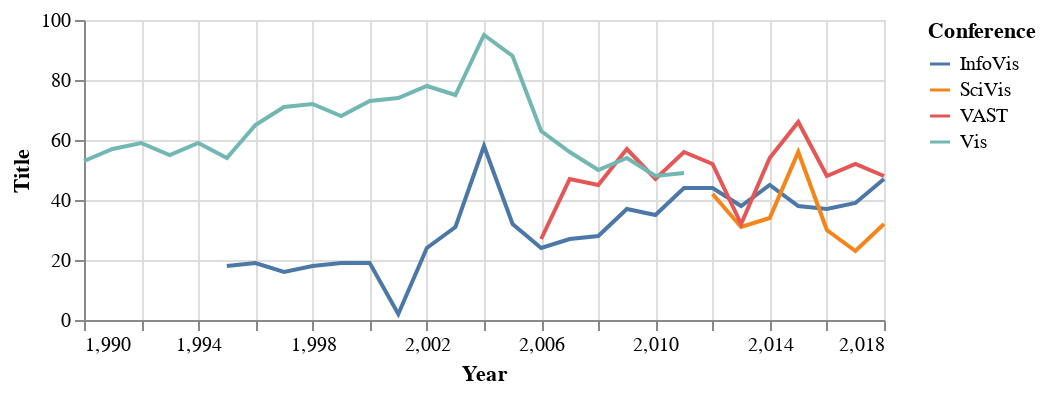

Write notebook code for a chart like this one.
### Markdown cell above
### How many abstracts were presented by different tracks each year?

### Code cell
to_plot3 = df.groupby(['Conference', 'Year']).count().reset_index()
alt.Chart(to_plot3,height=150).mark_line().encode(
    x = "Year:Q",
    y = "Title:Q",
    color = 'Conference:N'
)

### Figure 1 — Vega-Lite specification as saved in the notebook (floating-point values rounded to 4 significant figures)
{"config": {"view": {"continuousWidth": 400, "continuousHeight": 300}}, "data": {"name": "data-5d2aed509666db46f88ee9dbe22ec8d6"}, "mark": "line", "encoding": {"color": {"type": "nominal", "field": "Conference"}, "x": {"type": "quantitative", "field": "Year"}, "y": {"type": "quantitative", "field": "Title"}}, "height": 150, "$schema": "https://vega.github.io/schema/vega-lite/v4.8.1.json", "datasets": {"data-5d2aed509666db46f88ee9dbe22ec8d6": [{"Conference": "InfoVis", "Year": 1995, "Title": 18, "DOI": 18, "Link": 18, "FirstPage": 18, "LastPage": 18, "PaperType": 18, "Abstract": 18, "AuthorNames-Deduped": 18, "AuthorNames": 18, "AuthorAffiliation": 18, "InternalReferences": 9, "AuthorKeywords": 2, "AminerCitationCount_02-2020": 15, "XploreCitationCount - 2020-01": 18, "PubsCited": 18, "Award": 1}, {"Conference": "InfoVis", "Year": 1996, "Title": 19, "DOI": 19, "Link": 19, "FirstPage": 19, "LastPage": 19, "PaperType": 19, "Abstract": 19, "AuthorNames-Deduped": 19, "AuthorNames": 19, "AuthorAffiliation": 19, "InternalReferences": 7, "AuthorKeywords": 4, "AminerCitationCount_02-2020": 18, "XploreCitationCount - 2020-01": 19, "PubsCited": 19, "Award": 1}, {"Conference": "InfoVis", "Year": 1997, "Title": 16, "DOI": 16, "Link": 16, "FirstPage": 16, "LastPage": 16, "PaperType": 16, "Abstract": 16, "AuthorNames-Deduped": 16, "AuthorNames": 16, "AuthorAffiliation": 16, "InternalReferences": 14, "AuthorKeywords": 7, "AminerCitationCount_02-2020": 15, "XploreCitationCount - 2020-01": 16, "PubsCited": 16, "Award": 1}, {"Conference": "InfoVis", "Year": 1998, "Title": 18, "DOI": 18, "Link": 18, "FirstPage": 18, "LastPage": 18, "PaperType": 18, "Abstract": 18, "AuthorNames-Deduped": 18, "AuthorNames": 18, "AuthorAffiliation": 18, "InternalReferences": 14, "AuthorKeywords": 8, "AminerCitationCount_02-2020": 16, "XploreCitationCount - 2020-01": 18, "PubsCited": 18, "Award": 1}, {"Conference": "InfoVis", "Year": 1999, "Title": 19, "DOI": 19, "Link": 19, "FirstPage": 19, "LastPage": 19, "PaperType": 19, "Abstract": 19, "AuthorNames-Deduped": 19, "AuthorNames": 19, "AuthorAffiliation": 19, "InternalReferences": 13, "AuthorKeywords": 12, "AminerCitationCount_02-2020": 19, "XploreCitationCount - 2020-01": 19, "PubsCited": 19, "Award": 1}, {"Conference": "InfoVis", "Year": 2000, "Title": 19, "DOI": 19, "Link": 19, "FirstPage": 19, "LastPage": 19, "PaperType": 19, "Abstract": 19, "AuthorNames-Deduped": 19, "AuthorNames": 19, "AuthorAffiliation": 18, "InternalReferences": 15, "AuthorKeywords": 5, "AminerCitationCount_02-2020": 19, "XploreCitationCount - 2020-01": 19, "PubsCited": 19, "Award": 0}, {"Conference": "InfoVis", "Year": 2001, "Title": 2, "DOI": 2, "Link": 2, "FirstPage": 2, "LastPage": 2, "PaperType": 2, "Abstract": 2, "AuthorNames-Deduped": 2, "AuthorNames": 2, "AuthorAffiliation": 2, "InternalReferences": 1, "AuthorKeywords": 0, "AminerCitationCount_02-2020": 2, "XploreCitationCount - 2020-01": 2, "PubsCited": 2, "Award": 0}, {"Conference": "InfoVis", "Year": 2002, "Title": 24, "DOI": 24, "Link": 24, "FirstPage": 24, "LastPage": 24, "PaperType": 24, "Abstract": 24, "AuthorNames-Deduped": 24, "AuthorNames": 24, "AuthorAffiliation": 23, "InternalReferences": 21, "AuthorKeywords": 6, "AminerCitationCount_02-2020": 24, "XploreCitationCount - 2020-01": 24, "PubsCited": 24, "Award": 1}, {"Conference": "InfoVis", "Year": 2003, "Title": 31, "DOI": 31, "Link": 31, "FirstPage": 30, "LastPage": 29, "PaperType": 31, "Abstract": 31, "AuthorNames-Deduped": 31, "AuthorNames": 30, "AuthorAffiliation": 29, "InternalReferences": 24, "AuthorKeywords": 29, "AminerCitationCount_02-2020": 26, "XploreCitationCount - 2020-01": 31, "PubsCited": 31, "Award": 1}, {"Conference": "InfoVis", "Year": 2004, "Title": 58, "DOI": 58, "Link": 58, "FirstPage": 58, "LastPage": 58, "PaperType": 58, "Abstract": 58, "AuthorNames-Deduped": 58, "AuthorNames": 58, "AuthorAffiliation": 58, "InternalReferences": 25, "AuthorKeywords": 27, "AminerCitationCount_02-2020": 54, "XploreCitationCount - 2020-01": 58, "PubsCited": 58, "Award": 1}, {"Conference": "InfoVis", "Year": 2005, "Title": 32, "DOI": 32, "Link": 32, "FirstPage": 32, "LastPage": 32, "PaperType": 32, "Abstract": 32, "AuthorNames-Deduped": 32, "AuthorNames": 32, "AuthorAffiliation": 27, "InternalReferences": 24, "AuthorKeywords": 30, "AminerCitationCount_02-2020": 31, "XploreCitationCount - 2020-01": 32, "PubsCited": 32, "Award": 1}, {"Conference": "InfoVis", "Year": 2006, "Title": 24, "DOI": 24, "Link": 24, "FirstPage": 24, "LastPage": 24, "PaperType": 24, "Abstract": 24, "AuthorNames-Deduped": 24, "AuthorNames": 24, "AuthorAffiliation": 16, "InternalReferences": 20, "AuthorKeywords": 24, "AminerCitationCount_02-2020": 24, "XploreCitationCount - 2020-01": 24, "PubsCited": 24, "Award": 1}, {"Conference": "InfoVis", "Year": 2007, "Title": 27, "DOI": 27, "Link": 27, "FirstPage": 27, "LastPage": 27, "PaperType": 27, "Abstract": 27, "AuthorNames-Deduped": 27, "AuthorNames": 27, "AuthorAffiliation": 17, "InternalReferences": 26, "AuthorKeywords": 27, "AminerCitationCount_02-2020": 27, "XploreCitationCount - 2020-01": 27, "PubsCited": 27, "Award": 2}, {"Conference": "InfoVis", "Year": 2008, "Title": 28, "DOI": 28, "Link": 28, "FirstPage": 28, "LastPage": 28, "PaperType": 28, "Abstract": 28, "AuthorNames-Deduped": 28, "AuthorNames": 28, "AuthorAffiliation": 27, "InternalReferences": 27, "AuthorKeywords": 28, "AminerCitationCount_02-2020": 28, "XploreCitationCount - 2020-01": 28, "PubsCited": 28, "Award": 5}, {"Conference": "InfoVis", "Year": 2009, "Title": 37, "DOI": 37, "Link": 37, "FirstPage": 37, "LastPage": 37, "PaperType": 37, "Abstract": 37, "AuthorNames-Deduped": 37, "AuthorNames": 37, "AuthorAffiliation": 35, "InternalReferences": 34, "AuthorKeywords": 37, "AminerCitationCount_02-2020": 36, "XploreCitationCount - 2020-01": 37, "PubsCited": 37, "Award": 7}, {"Conference": "InfoVis", "Year": 2010, "Title": 35, "DOI": 35, "Link": 35, "FirstPage": 35, "LastPage": 35, "PaperType": 35, "Abstract": 35, "AuthorNames-Deduped": 35, "AuthorNames": 35, "AuthorAffiliation": 26, "InternalReferences": 34, "AuthorKeywords": 34, "AminerCitationCount_02-2020": 34, "XploreCitationCount - 2020-01": 35, "PubsCited": 35, "Award": 6}, {"Conference": "InfoVis", "Year": 2011, "Title": 44, "DOI": 44, "Link": 44, "FirstPage": 44, "LastPage": 44, "PaperType": 44, "Abstract": 44, "AuthorNames-Deduped": 44, "AuthorNames": 44, "AuthorAffiliation": 43, "InternalReferences": 44, "AuthorKeywords": 44, "AminerCitationCount_02-2020": 44, "XploreCitationCount - 2020-01": 44, "PubsCited": 44, "Award": 3}, {"Conference": "InfoVis", "Year": 2012, "Title": 44, "DOI": 44, "Link": 44, "FirstPage": 44, "LastPage": 44, "PaperType": 44, "Abstract": 44, "AuthorNames-Deduped": 44, "AuthorNames": 44, "AuthorAffiliation": 44, "InternalReferences": 44, "AuthorKeywords": 44, "AminerCitationCount_02-2020": 44, "XploreCitationCount - 2020-01": 44, "PubsCited": 44, "Award": 4}, {"Conference": "InfoVis", "Year": 2013, "Title": 38, "DOI": 38, "Link": 38, "FirstPage": 38, "LastPage": 38, "PaperType": 38, "Abstract": 38, "AuthorNames-Deduped": 38, "AuthorNames": 38, "AuthorAffiliation": 38, "InternalReferences": 38, "AuthorKeywords": 38, "AminerCitationCount_02-2020": 38, "XploreCitationCount - 2020-01": 38, "PubsCited": 38, "Award": 3}, {"Conference": "InfoVis", "Year": 2014, "Title": 45, "DOI": 45, "Link": 45, "FirstPage": 45, "LastPage": 45, "PaperType": 45, "Abstract": 45, "AuthorNames-Deduped": 45, "AuthorNames": 45, "AuthorAffiliation": 45, "InternalReferences": 44, "AuthorKeywords": 45, "AminerCitationCount_02-2020": 45, "XploreCitationCount - 2020-01": 45, "PubsCited": 45, "Award": 4}, {"Conference": "InfoVis", "Year": 2015, "Title": 38, "DOI": 38, "Link": 38, "FirstPage": 38, "LastPage": 38, "PaperType": 38, "Abstract": 38, "AuthorNames-Deduped": 38, "AuthorNames": 38, "AuthorAffiliation": 38, "InternalReferences": 37, "AuthorKeywords": 38, "AminerCitationCount_02-2020": 37, "XploreCitationCount - 2020-01": 38, "PubsCited": 38, "Award": 2}, {"Conference": "InfoVis", "Year": 2016, "Title": 37, "DOI": 37, "Link": 37, "FirstPage": 37, "LastPage": 37, "PaperType": 37, "Abstract": 37, "AuthorNames-Deduped": 37, "AuthorNames": 37, "AuthorAffiliation": 37, "InternalReferences": 37, "AuthorKeywords": 37, "AminerCitationCount_02-2020": 37, "XploreCitationCount - 2020-01": 37, "PubsCited": 37, "Award": 4}, {"Conference": "InfoVis", "Year": 2017, "Title": 39, "DOI": 39, "Link": 39, "FirstPage": 39, "LastPage": 39, "PaperType": 39, "Abstract": 39, "AuthorNames-Deduped": 39, "AuthorNames": 39, "AuthorAffiliation": 39, "InternalReferences": 39, "AuthorKeywords": 39, "AminerCitationCount_02-2020": 38, "XploreCitationCount - 2020-01": 39, "PubsCited": 39, "Award": 3}, {"Conference": "InfoVis", "Year": 2018, "Title": 47, "DOI": 47, "Link": 47, "FirstPage": 47, "LastPage": 47, "PaperType": 47, "Abstract": 47, "AuthorNames-Deduped": 47, "AuthorNames": 47, "AuthorAffiliation": 47, "InternalReferences": 47, "AuthorKeywords": 47, "AminerCitationCount_02-2020": 41, "XploreCitationCount - 2020-01": 47, "PubsCited": 47, "Award": 4}, {"Conference": "SciVis", "Year": 2012, "Title": 42, "DOI": 42, "Link": 42, "FirstPage": 42, "LastPage": 42, "PaperType": 42, "Abstract": 42, "AuthorNames-Deduped": 42, "AuthorNames": 42, "AuthorAffiliation": 42, "InternalReferences": 40, "AuthorKeywords": 42, "AminerCitationCount_02-2020": 41, "XploreCitationCount - 2020-01": 42, "PubsCited": 42, "Award": 3}, {"Conference": "SciVis", "Year": 2013, "Title": 31, "DOI": 31, "Link": 31, "FirstPage": 31, "LastPage": 31, "PaperType": 31, "Abstract": 31, "AuthorNames-Deduped": 31, "AuthorNames": 31, "AuthorAffiliation": 31, "InternalReferences": 31, "AuthorKeywords": 31, "AminerCitationCount_02-2020": 31, "XploreCitationCount - 2020-01": 31, "PubsCited": 31, "Award": 4}, {"Conference": "SciVis", "Year": 2014, "Title": 34, "DOI": 34, "Link": 34, "FirstPage": 34, "LastPage": 34, "PaperType": 34, "Abstract": 34, "AuthorNames-Deduped": 34, "AuthorNames": 34, "AuthorAffiliation": 34, "InternalReferences": 32, "AuthorKeywords": 34, "AminerCitationCount_02-2020": 33, "XploreCitationCount - 2020-01": 34, "PubsCited": 34, "Award": 3}, {"Conference": "SciVis", "Year": 2015, "Title": 56, "DOI": 56, "Link": 56, "FirstPage": 56, "LastPage": 56, "PaperType": 56, "Abstract": 56, "AuthorNames-Deduped": 56, "AuthorNames": 56, "AuthorAffiliation": 54, "InternalReferences": 41, "AuthorKeywords": 41, "AminerCitationCount_02-2020": 56, "XploreCitationCount - 2020-01": 56, "PubsCited": 56, "Award": 2}, {"Conference": "SciVis", "Year": 2016, "Title": 30, "DOI": 30, "Link": 30, "FirstPage": 30, "LastPage": 30, "PaperType": 30, "Abstract": 30, "AuthorNames-Deduped": 30, "AuthorNames": 30, "AuthorAffiliation": 30, "InternalReferences": 30, "AuthorKeywords": 29, "AminerCitationCount_02-2020": 29, "XploreCitationCount - 2020-01": 30, "PubsCited": 30, "Award": 3}, {"Conference": "SciVis", "Year": 2017, "Title": 23, "DOI": 23, "Link": 23, "FirstPage": 23, "LastPage": 23, "PaperType": 23, "Abstract": 23, "AuthorNames-Deduped": 23, "AuthorNames": 23, "AuthorAffiliation": 23, "InternalReferences": 21, "AuthorKeywords": 23, "AminerCitationCount_02-2020": 23, "XploreCitationCount - 2020-01": 23, "PubsCited": 23, "Award": 3}, {"Conference": "SciVis", "Year": 2018, "Title": 32, "DOI": 32, "Link": 32, "FirstPage": 32, "LastPage": 32, "PaperType": 32, "Abstract": 32, "AuthorNames-Deduped": 32, "AuthorNames": 32, "AuthorAffiliation": 32, "InternalReferences": 30, "AuthorKeywords": 32, "AminerCitationCount_02-2020": 23, "XploreCitationCount - 2020-01": 32, "PubsCited": 32, "Award": 3}, {"Conference": "VAST", "Year": 2006, "Title": 27, "DOI": 27, "Link": 27, "FirstPage": 27, "LastPage": 27, "PaperType": 27, "Abstract": 27, "AuthorNames-Deduped": 27, "AuthorNames": 27, "AuthorAffiliation": 27, "InternalReferences": 20, "AuthorKeywords": 26, "AminerCitationCount_02-2020": 27, "XploreCitationCount - 2020-01": 27, "PubsCited": 27, "Award": 1}, {"Conference": "VAST", "Year": 2007, "Title": 47, "DOI": 47, "Link": 47, "FirstPage": 47, "LastPage": 47, "PaperType": 47, "Abstract": 47, "AuthorNames-Deduped": 47, "AuthorNames": 47, "AuthorAffiliation": 47, "InternalReferences": 18, "AuthorKeywords": 23, "AminerCitationCount_02-2020": 46, "XploreCitationCount - 2020-01": 47, "PubsCited": 47, "Award": 1}, {"Conference": "VAST", "Year": 2008, "Title": 45, "DOI": 45, "Link": 45, "FirstPage": 31, "LastPage": 31, "PaperType": 45, "Abstract": 45, "AuthorNames-Deduped": 45, "AuthorNames": 45, "AuthorAffiliation": 45, "InternalReferences": 18, "AuthorKeywords": 12, "AminerCitationCount_02-2020": 45, "XploreCitationCount - 2020-01": 45, "PubsCited": 45, "Award": 1}, {"Conference": "VAST", "Year": 2009, "Title": 57, "DOI": 57, "Link": 57, "FirstPage": 40, "LastPage": 40, "PaperType": 57, "Abstract": 57, "AuthorNames-Deduped": 57, "AuthorNames": 57, "AuthorAffiliation": 57, "InternalReferences": 24, "AuthorKeywords": 19, "AminerCitationCount_02-2020": 57, "XploreCitationCount - 2020-01": 57, "PubsCited": 57, "Award": 2}, {"Conference": "VAST", "Year": 2010, "Title": 47, "DOI": 47, "Link": 47, "FirstPage": 47, "LastPage": 47, "PaperType": 47, "Abstract": 47, "AuthorNames-Deduped": 47, "AuthorNames": 47, "AuthorAffiliation": 47, "InternalReferences": 22, "AuthorKeywords": 25, "AminerCitationCount_02-2020": 47, "XploreCitationCount - 2020-01": 47, "PubsCited": 47, "Award": 3}, {"Conference": "VAST", "Year": 2011, "Title": 56, "DOI": 56, "Link": 56, "FirstPage": 56, "LastPage": 56, "PaperType": 56, "Abstract": 56, "AuthorNames-Deduped": 56, "AuthorNames": 56, "AuthorAffiliation": 55, "InternalReferences": 25, "AuthorKeywords": 15, "AminerCitationCount_02-2020": 56, "XploreCitationCount - 2020-01": 56, "PubsCited": 56, "Award": 4}, {"Conference": "VAST", "Year": 2012, "Title": 52, "DOI": 52, "Link": 52, "FirstPage": 52, "LastPage": 52, "PaperType": 52, "Abstract": 52, "AuthorNames-Deduped": 52, "AuthorNames": 52, "AuthorAffiliation": 51, "InternalReferences": 29, "AuthorKeywords": 18, "AminerCitationCount_02-2020": 52, "XploreCitationCount - 2020-01": 52, "PubsCited": 52, "Award": 3}, {"Conference": "VAST", "Year": 2013, "Title": 32, "DOI": 32, "Link": 32, "FirstPage": 32, "LastPage": 32, "PaperType": 32, "Abstract": 32, "AuthorNames-Deduped": 32, "AuthorNames": 32, "AuthorAffiliation": 32, "InternalReferences": 32, "AuthorKeywords": 32, "AminerCitationCount_02-2020": 32, "XploreCitationCount - 2020-01": 32, "PubsCited": 32, "Award": 3}, {"Conference": "VAST", "Year": 2014, "Title": 54, "DOI": 54, "Link": 54, "FirstPage": 54, "LastPage": 54, "PaperType": 54, "Abstract": 54, "AuthorNames-Deduped": 54, "AuthorNames": 54, "AuthorAffiliation": 54, "InternalReferences": 54, "AuthorKeywords": 53, "AminerCitationCount_02-2020": 54, "XploreCitationCount - 2020-01": 54, "PubsCited": 54, "Award": 3}, {"Conference": "VAST", "Year": 2015, "Title": 66, "DOI": 66, "Link": 66, "FirstPage": 66, "LastPage": 66, "PaperType": 66, "Abstract": 66, "AuthorNames-Deduped": 66, "AuthorNames": 66, "AuthorAffiliation": 66, "InternalReferences": 47, "AuthorKeywords": 42, "AminerCitationCount_02-2020": 66, "XploreCitationCount - 2020-01": 66, "PubsCited": 66, "Award": 3}, {"Conference": "VAST", "Year": 2016, "Title": 48, "DOI": 48, "Link": 48, "FirstPage": 48, "LastPage": 48, "PaperType": 48, "Abstract": 48, "AuthorNames-Deduped": 48, "AuthorNames": 48, "AuthorAffiliation": 47, "InternalReferences": 47, "AuthorKeywords": 33, "AminerCitationCount_02-2020": 48, "XploreCitationCount - 2020-01": 48, "PubsCited": 48, "Award": 3}, {"Conference": "VAST", "Year": 2017, "Title": 52, "DOI": 52, "Link": 52, "FirstPage": 52, "LastPage": 52, "PaperType": 52, "Abstract": 52, "AuthorNames-Deduped": 52, "AuthorNames": 52, "AuthorAffiliation": 51, "InternalReferences": 52, "AuthorKeywords": 50, "AminerCitationCount_02-2020": 40, "XploreCitationCount - 2020-01": 52, "PubsCited": 52, "Award": 3}, {"Conference": "VAST", "Year": 2018, "Title": 48, "DOI": 48, "Link": 48, "FirstPage": 48, "LastPage": 48, "PaperType": 48, "Abstract": 48, "AuthorNames-Deduped": 48, "AuthorNames": 48, "AuthorAffiliation": 48, "InternalReferences": 48, "AuthorKeywords": 48, "AminerCitationCount_02-2020": 32, "XploreCitationCount - 2020-01": 47, "PubsCited": 48, "Award": 4}, {"Conference": "Vis", "Year": 1990, "Title": 53, "DOI": 53, "Link": 53, "FirstPage": 53, "LastPage": 52, "PaperType": 53, "Abstract": 53, "AuthorNames-Deduped": 53, "AuthorNames": 53, "AuthorAffiliation": 52, "InternalReferences": 1, "AuthorKeywords": 0, "AminerCitationCount_02-2020": 52, "XploreCitationCount - 2020-01": 53, "PubsCited": 53, "Award": 1}, {"Conference": "Vis", "Year": 1991, "Title": 57, "DOI": 57, "Link": 57, "FirstPage": 57, "LastPage": 56, "PaperType": 57, "Abstract": 57, "AuthorNames-Deduped": 57, "AuthorNames": 57, "AuthorAffiliation": 50, "InternalReferences": 9, "AuthorKeywords": 1, "AminerCitationCount_02-2020": 49, "XploreCitationCount - 2020-01": 57, "PubsCited": 57, "Award": 1}, {"Conference": "Vis", "Year": 1992, "Title": 59, "DOI": 59, "Link": 59, "FirstPage": 59, "LastPage": 59, "PaperType": 59, "Abstract": 59, "AuthorNames-Deduped": 59, "AuthorNames": 59, "AuthorAffiliation": 53, "InternalReferences": 28, "AuthorKeywords": 3, "AminerCitationCount_02-2020": 50, "XploreCitationCount - 2020-01": 59, "PubsCited": 59, "Award": 1}, {"Conference": "Vis", "Year": 1993, "Title": 55, "DOI": 55, "Link": 55, "FirstPage": 55, "LastPage": 55, "PaperType": 55, "Abstract": 55, "AuthorNames-Deduped": 55, "AuthorNames": 55, "AuthorAffiliation": 55, "InternalReferences": 29, "AuthorKeywords": 3, "AminerCitationCount_02-2020": 48, "XploreCitationCount - 2020-01": 55, "PubsCited": 55, "Award": 3}, {"Conference": "Vis", "Year": 1994, "Title": 59, "DOI": 59, "Link": 59, "FirstPage": 59, "LastPage": 59, "PaperType": 59, "Abstract": 59, "AuthorNames-Deduped": 59, "AuthorNames": 59, "AuthorAffiliation": 59, "InternalReferences": 33, "AuthorKeywords": 2, "AminerCitationCount_02-2020": 57, "XploreCitationCount - 2020-01": 59, "PubsCited": 59, "Award": 4}, {"Conference": "Vis", "Year": 1995, "Title": 54, "DOI": 54, "Link": 54, "FirstPage": 54, "LastPage": 54, "PaperType": 54, "Abstract": 54, "AuthorNames-Deduped": 54, "AuthorNames": 54, "AuthorAffiliation": 54, "InternalReferences": 33, "AuthorKeywords": 7, "AminerCitationCount_02-2020": 53, "XploreCitationCount - 2020-01": 54, "PubsCited": 54, "Award": 0}, {"Conference": "Vis", "Year": 1996, "Title": 65, "DOI": 65, "Link": 65, "FirstPage": 65, "LastPage": 65, "PaperType": 65, "Abstract": 65, "AuthorNames-Deduped": 65, "AuthorNames": 65, "AuthorAffiliation": 64, "InternalReferences": 43, "AuthorKeywords": 17, "AminerCitationCount_02-2020": 65, "XploreCitationCount - 2020-01": 65, "PubsCited": 65, "Award": 2}, {"Conference": "Vis", "Year": 1997, "Title": 71, "DOI": 72, "Link": 72, "FirstPage": 72, "LastPage": 72, "PaperType": 72, "Abstract": 72, "AuthorNames-Deduped": 72, "AuthorNames": 72, "AuthorAffiliation": 70, "InternalReferences": 52, "AuthorKeywords": 34, "AminerCitationCount_02-2020": 71, "XploreCitationCount - 2020-01": 72, "PubsCited": 72, "Award": 2}, {"Conference": "Vis", "Year": 1998, "Title": 72, "DOI": 72, "Link": 72, "FirstPage": 72, "LastPage": 72, "PaperType": 72, "Abstract": 72, "AuthorNames-Deduped": 72, "AuthorNames": 72, "AuthorAffiliation": 71, "InternalReferences": 54, "AuthorKeywords": 36, "AminerCitationCount_02-2020": 72, "XploreCitationCount - 2020-01": 72, "PubsCited": 72, "Award": 2}, {"Conference": "Vis", "Year": 1999, "Title": 68, "DOI": 68, "Link": 68, "FirstPage": 68, "LastPage": 66, "PaperType": 68, "Abstract": 68, "AuthorNames-Deduped": 68, "AuthorNames": 68, "AuthorAffiliation": 66, "InternalReferences": 55, "AuthorKeywords": 32, "AminerCitationCount_02-2020": 68, "XploreCitationCount - 2020-01": 68, "PubsCited": 68, "Award": 0}, {"Conference": "Vis", "Year": 2000, "Title": 73, "DOI": 73, "Link": 73, "FirstPage": 73, "LastPage": 73, "PaperType": 73, "Abstract": 73, "AuthorNames-Deduped": 73, "AuthorNames": 73, "AuthorAffiliation": 71, "InternalReferences": 62, "AuthorKeywords": 61, "AminerCitationCount_02-2020": 72, "XploreCitationCount - 2020-01": 73, "PubsCited": 73, "Award": 0}, {"Conference": "Vis", "Year": 2001, "Title": 74, "DOI": 74, "Link": 74, "FirstPage": 74, "LastPage": 74, "PaperType": 74, "Abstract": 74, "AuthorNames-Deduped": 74, "AuthorNames": 74, "AuthorAffiliation": 71, "InternalReferences": 58, "AuthorKeywords": 63, "AminerCitationCount_02-2020": 72, "XploreCitationCount - 2020-01": 74, "PubsCited": 74, "Award": 1}, {"Conference": "Vis", "Year": 2002, "Title": 78, "DOI": 78, "Link": 78, "FirstPage": 78, "LastPage": 78, "PaperType": 78, "Abstract": 78, "AuthorNames-Deduped": 78, "AuthorNames": 78, "AuthorAffiliation": 76, "InternalReferences": 64, "AuthorKeywords": 77, "AminerCitationCount_02-2020": 76, "XploreCitationCount - 2020-01": 78, "PubsCited": 78, "Award": 2}, {"Conference": "Vis", "Year": 2003, "Title": 75, "DOI": 75, "Link": 75, "FirstPage": 74, "LastPage": 74, "PaperType": 75, "Abstract": 75, "AuthorNames-Deduped": 75, "AuthorNames": 74, "AuthorAffiliation": 74, "InternalReferences": 64, "AuthorKeywords": 73, "AminerCitationCount_02-2020": 67, "XploreCitationCount - 2020-01": 75, "PubsCited": 75, "Award": 1}, {"Conference": "Vis", "Year": 2004, "Title": 95, "DOI": 95, "Link": 95, "FirstPage": 95, "LastPage": 93, "PaperType": 95, "Abstract": 95, "AuthorNames-Deduped": 95, "AuthorNames": 95, "AuthorAffiliation": 89, "InternalReferences": 58, "AuthorKeywords": 70, "AminerCitationCount_02-2020": 95, "XploreCitationCount - 2020-01": 95, "PubsCited": 95, "Award": 3}, {"Conference": "Vis", "Year": 2005, "Title": 88, "DOI": 88, "Link": 88, "FirstPage": 88, "LastPage": 88, "PaperType": 88, "Abstract": 88, "AuthorNames-Deduped": 88, "AuthorNames": 88, "AuthorAffiliation": 81, "InternalReferences": 80, "AuthorKeywords": 84, "AminerCitationCount_02-2020": 88, "XploreCitationCount - 2020-01": 88, "PubsCited": 88, "Award": 0}, {"Conference": "Vis", "Year": 2006, "Title": 63, "DOI": 63, "Link": 63, "FirstPage": 63, "LastPage": 63, "PaperType": 63, "Abstract": 63, "AuthorNames-Deduped": 63, "AuthorNames": 63, "AuthorAffiliation": 46, "InternalReferences": 61, "AuthorKeywords": 62, "AminerCitationCount_02-2020": 63, "XploreCitationCount - 2020-01": 63, "PubsCited": 63, "Award": 0}, {"Conference": "Vis", "Year": 2007, "Title": 56, "DOI": 56, "Link": 56, "FirstPage": 56, "LastPage": 56, "PaperType": 56, "Abstract": 56, "AuthorNames-Deduped": 56, "AuthorNames": 56, "AuthorAffiliation": 51, "InternalReferences": 54, "AuthorKeywords": 56, "AminerCitationCount_02-2020": 56, "XploreCitationCount - 2020-01": 56, "PubsCited": 56, "Award": 2}, {"Conference": "Vis", "Year": 2008, "Title": 50, "DOI": 50, "Link": 50, "FirstPage": 50, "LastPage": 50, "PaperType": 50, "Abstract": 50, "AuthorNames-Deduped": 50, "AuthorNames": 50, "AuthorAffiliation": 43, "InternalReferences": 47, "AuthorKeywords": 50, "AminerCitationCount_02-2020": 49, "XploreCitationCount - 2020-01": 50, "PubsCited": 50, "Award": 0}, {"Conference": "Vis", "Year": 2009, "Title": 54, "DOI": 54, "Link": 54, "FirstPage": 54, "LastPage": 54, "PaperType": 54, "Abstract": 54, "AuthorNames-Deduped": 54, "AuthorNames": 54, "AuthorAffiliation": 53, "InternalReferences": 54, "AuthorKeywords": 54, "AminerCitationCount_02-2020": 53, "XploreCitationCount - 2020-01": 54, "PubsCited": 54, "Award": 4}, {"Conference": "Vis", "Year": 2010, "Title": 48, "DOI": 48, "Link": 48, "FirstPage": 48, "LastPage": 48, "PaperType": 48, "Abstract": 48, "AuthorNames-Deduped": 48, "AuthorNames": 48, "AuthorAffiliation": 41, "InternalReferences": 47, "AuthorKeywords": 47, "AminerCitationCount_02-2020": 48, "XploreCitationCount - 2020-01": 48, "PubsCited": 48, "Award": 3}, {"Conference": "Vis", "Year": 2011, "Title": 49, "DOI": 49, "Link": 49, "FirstPage": 49, "LastPage": 49, "PaperType": 49, "Abstract": 49, "AuthorNames-Deduped": 49, "AuthorNames": 49, "AuthorAffiliation": 49, "InternalReferences": 48, "AuthorKeywords": 49, "AminerCitationCount_02-2020": 48, "XploreCitationCount - 2020-01": 49, "PubsCited": 49, "Award": 4}]}}
